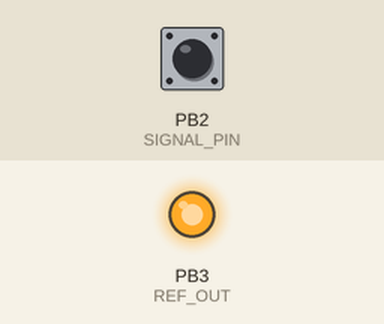
Recording of a program running on a simulated ATtiny85, built with avr-gcc and run on an emulated ATtiny85. Shown: output pins drawn as LEDs (lit = HIGH). Dashed ring = blinking. The test bench sets the inputs (shaded band); at power-on: PB2 (SIGNAL_PIN) HIGH. What the program prints to the serial monitor is not drawn.

Above: at 1.2 s.
1.3 s: PB2 (SIGNAL_PIN) pulled LOW for 3.2 s
At 2.2 s:
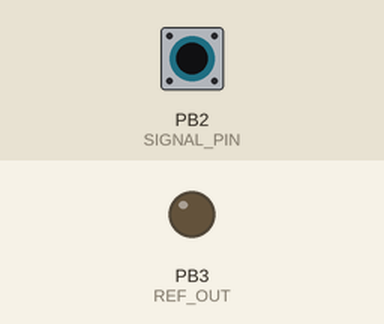
6.0 s: PB2 (SIGNAL_PIN) pulsed LOW 2 times (0.12 s each, 0.3 s apart)
At 6.21 s:
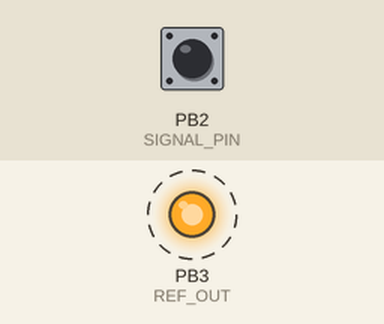
Timing chart, 0 to 9.0 s (numbered marks = the images above; inputs shaded):
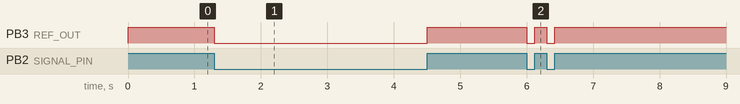

The program:

main.cpp
```cpp
#include <Arduino.h>

#define LED 13
#define SIGNAL_PIN 2
#define REF_OUT 3

#define SAMPLE_CYCLE 2 //ms
#define PULSE_CYCLE 16  //ms
#define PULSE_LENGTH 6 / SAMPLE_CYCLE   //Signal pulse width (6ms) in sample count
#define SIGNAL_LENGTH PULSE_CYCLE / SAMPLE_CYCLE

#define PACKET 16

//#define SERIAL_DEBUG
//#define KEYBOARD
#define BTKEY

#ifdef KEYBOARD
  #include "Keyboard.h"
#endif

uint32_t sampleTimer;
bool buffer[SIGNAL_LENGTH];
uint8_t bufPointer;

uint8_t sampleCounter = 0;

bool packet[PACKET];
uint8_t packetPointer = 0;

uint8_t byteSignal, byteSignalPointer;
uint8_t adjustCycle = 0;

bool sentKey = false;

void setup(){
  #ifdef SERIAL_DEBUG
    Serial.begin(9600);
  #endif

  #ifdef BTKEY
    Serial.begin(9600);
  #endif

  #ifdef KEYBOARD
    Keyboard.begin();
  #endif

  pinMode(LED, OUTPUT);
  pinMode(SIGNAL_PIN, INPUT_PULLUP);
  pinMode(REF_OUT, OUTPUT);

  digitalWrite(LED, LOW);
  digitalWrite(REF_OUT, LOW);

  sampleTimer = millis();
  bufPointer = 0xFF;

}

bool readSignal(){
  bool sample = false;
  uint32_t loop = millis() - sampleTimer;
  if(loop >= SAMPLE_CYCLE){
    sample = true;

    bufPointer ++;
    if(bufPointer >= SIGNAL_LENGTH) bufPointer = 0;

    if(digitalRead(SIGNAL_PIN) == HIGH){
      buffer[bufPointer] = true;
      digitalWrite(LED, HIGH);
      digitalWrite(REF_OUT, HIGH);
    }
    else{
      buffer[bufPointer] = false;
      digitalWrite(LED, LOW);
      digitalWrite(REF_OUT, LOW);
    }
    sampleTimer = millis();
  }
  return sample;
}

uint8_t getValue(){
  uint8_t value = 0xFF;
  //if signal rise is detected or reached one cycle count
  if((bufPointer != 0 && buffer[bufPointer] && !buffer[bufPointer-1])
|| (bufPointer >= SIGNAL_LENGTH - 1)){

    uint8_t signalCounter = 0;
    for(uint8_t i = 0; i < SIGNAL_LENGTH; i ++){
      if(buffer[i]) {
        if(i != bufPointer) signalCounter ++;
      }
    }

    //if signal "1" is detected
    if(signalCounter >= PULSE_LENGTH - 1){
      value = 1;
    }
    else value = 0;

    bufPointer = 0xFF;
  }
  return value;
}

uint8_t findStartPoint(){

  uint8_t table[PACKET];
  uint8_t startPt = 0xFF;

  for(uint8_t i = 0; i < PACKET ; i ++){
    for(uint8_t j = 0; j < PACKET ; j ++){
      if((i + j) < PACKET) table[j] = i + j;
      else table[j] = i + j - PACKET;
    }

    if(packet[table[0]] && packet[table[1]] && packet[table[2]]){
      for(uint8_t j = 0; j < PACKET ; j ++){
    }
      if(!packet[table[11]] && packet[table[12]] && packet[table[13]]){
        startPt = i;
        i = PACKET;
      }
    }
  }
  return startPt;
}

char getChar(uint8_t pointer){
  char extChar = 0;
  uint8_t table[PACKET];
  for(uint8_t j = 0; j < PACKET ; j ++){
    if((pointer + j) < PACKET) table[j] = pointer + j;
    else table[j] = pointer + j - PACKET;
  }

  for(uint8_t i = 0; i < 8 ; i ++){
    if(packet[table[i + 3]]){
      extChar |= B1 << (7 - i);
    }
  }
  return extChar;
}

void typeKey(char key){
  if(key != 0){
    if(!sentKey){
      #ifdef KEYBOARD
        Keyboard.print(key);
      #endif

      #ifdef BTKEY
        Serial.write(key);
      #endif

    sentKey = true;
    }
  }
  else sentKey = false;
}

void loop(){
  char sentCharacter = 0;

  if(readSignal()){
    uint8_t val = getValue();

    // if value is detected
    if(val <= 1){
      //if it is adjust cyle,waste the value
//      if(adjustCycle != 0) adjustCycle --;
//      else{
        packetPointer ++;
        //if signal "1" is detected
        if(val == 1) packet[packetPointer] = true;
        //if signal is "0"
        else if(val == 0) packet[packetPointer] = false;
//      }

      //when the packet buffer is full
      if(packetPointer >= PACKET - 1){

        uint8_t startPoint = findStartPoint();

        if(startPoint != 0xFF){
          sentCharacter = getChar(startPoint);
//          if(startPoint != 0){
//            adjustCycle = PACKET - 1 - startPoint;
//          }
        }

        for(uint8_t i = 0; i < PACKET ; i ++){
          if(packet[i]){
            #ifdef SERIAL_DEBUG
              Serial.print(0x1);
            #endif
          }
          else {
            #ifdef SERIAL_DEBUG
              Serial.print(0x0);
            #endif
          }
          #ifdef SERIAL_DEBUG
            Serial.print(" ");
          #endif
        }

        #ifdef SERIAL_DEBUG
          Serial.print("chr:");
          Serial.print(sentCharacter);
          Serial.println();
        #endif

        #ifdef KEYBOARD
          typeKey(sentCharacter);
        #endif

        #ifdef BTKEY
          typeKey(sentCharacter);
        #endif

        //clear up all
        for(uint8_t i = 0; i < PACKET ; i ++){
          packet[packetPointer] = false;
        }
        packetPointer = 0xFF;
      }
    }
  }
}
```

Measured:
- after the input at 1.3 s, PB3 (REF_OUT): HIGH → LOW at once, → HIGH 3.2 s later
- after the input at 6.0 s, PB3 (REF_OUT): alternates HIGH for 0.18 s and LOW for 0.12 s, 4 changes in all, then stays HIGH, starting at once
